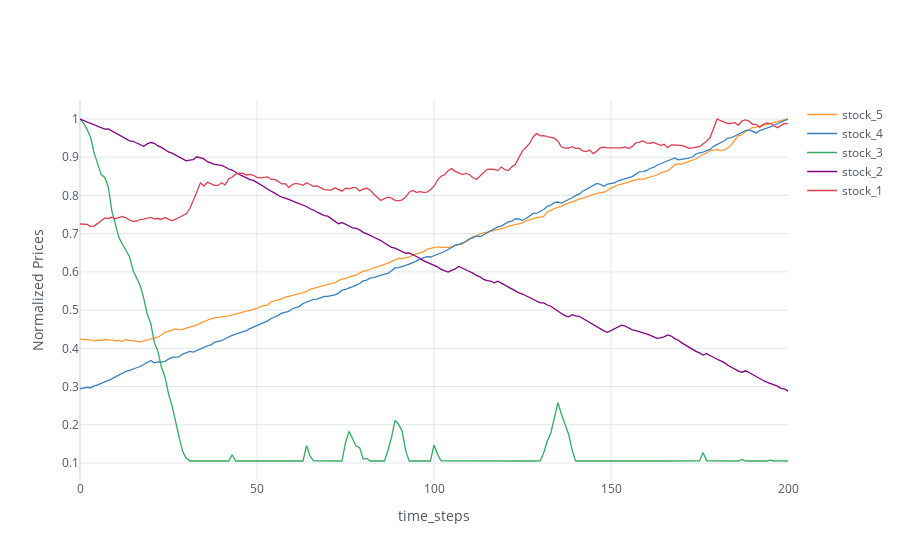

The notebook cell saved with this chart:
### Code cell
cf.go_offline()
cf.set_config_file(world_readable=True, theme="white")

buffer = SimulatedStockBuffer.objects.select_related("stock").order_by("captured_at").all()

price_variations = {}
for snapshot in buffer:
    if snapshot.stock.name not in price_variations:
        price_variations[snapshot.stock.name] = []
    price_variations[snapshot.stock.name].append(snapshot.price_snapshot)

# print(price_variations)
for stck_name in price_variations:
    price_snaps = price_variations[stck_name]
    price_array = np.array(price_snaps)
    max_price = max(price_array)
    normalized_snaps = price_array/max_price
    price_variations[stck_name] = normalized_snaps

    

stock_names = list(price_variations.keys())


# print(price_variations)
df_regret_comparisons = pd.DataFrame(price_variations)
df_regret_comparisons.iplot(
    xTitle='time_steps',
    yTitle='Normalized Prices'
)

### Figure 1 — Plotly figure (JSON) as saved in the notebook; plotly's stock layout.template omitted (floating-point values rounded to 4 significant figures; data arrays with more than 128 entries replaced by an {"elided": "..."} marker saying what was removed)
{"data": [{"line": {"color": "rgba(255, 153, 51, 1.0)", "dash": "solid", "shape": "linear", "width": 1.3}, "mode": "lines", "name": "stock_5", "text": "", "type": "scatter", "x": {"elided": "201 int values"}, "y": {"elided": "201 float values"}}, {"line": {"color": "rgba(55, 128, 191, 1.0)", "dash": "solid", "shape": "linear", "width": 1.3}, "mode": "lines", "name": "stock_4", "text": "", "type": "scatter", "x": {"elided": "201 int values"}, "y": {"elided": "201 float values"}}, {"line": {"color": "rgba(50, 171, 96, 1.0)", "dash": "solid", "shape": "linear", "width": 1.3}, "mode": "lines", "name": "stock_3", "text": "", "type": "scatter", "x": {"elided": "201 int values"}, "y": {"elided": "201 float values"}}, {"line": {"color": "rgba(128, 0, 128, 1.0)", "dash": "solid", "shape": "linear", "width": 1.3}, "mode": "lines", "name": "stock_2", "text": "", "type": "scatter", "x": {"elided": "201 int values"}, "y": {"elided": "201 float values"}}, {"line": {"color": "rgba(219, 64, 82, 1.0)", "dash": "solid", "shape": "linear", "width": 1.3}, "mode": "lines", "name": "stock_1", "text": "", "type": "scatter", "x": {"elided": "201 int values"}, "y": {"elided": "201 float values"}}], "layout": {"legend": {"bgcolor": "#FFFFFF", "font": {"color": "#4D5663"}}, "paper_bgcolor": "#FFFFFF", "plot_bgcolor": "#FFFFFF", "title": {"font": {"color": "#4D5663"}}, "xaxis": {"gridcolor": "#E1E5ED", "showgrid": true, "tickfont": {"color": "#4D5663"}, "title": {"font": {"color": "#4D5663"}, "text": "time_steps"}, "zerolinecolor": "#E1E5ED"}, "yaxis": {"gridcolor": "#E1E5ED", "showgrid": true, "tickfont": {"color": "#4D5663"}, "title": {"font": {"color": "#4D5663"}, "text": "Normalized Prices"}, "zerolinecolor": "#E1E5ED"}}}
